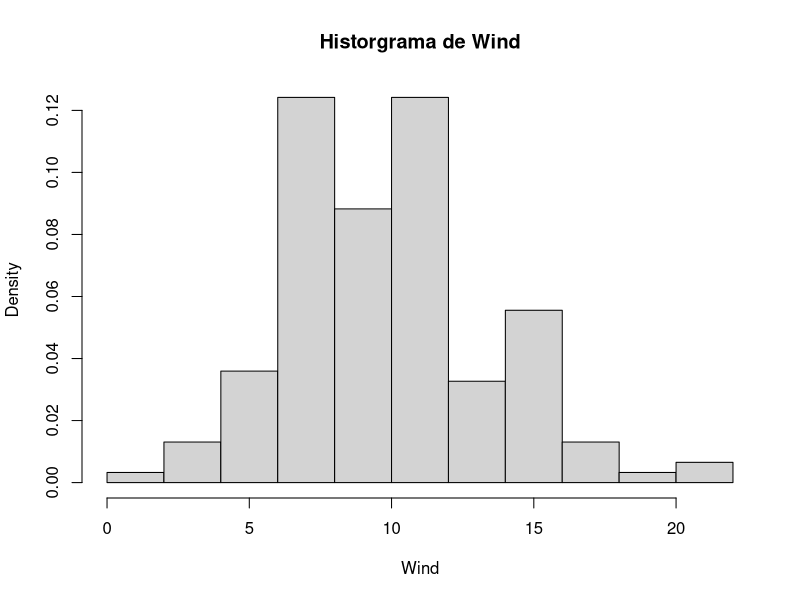
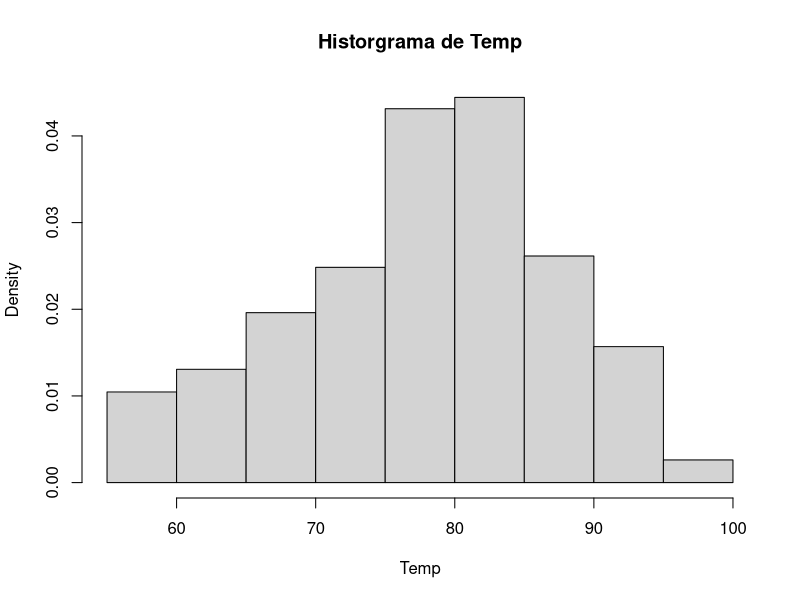
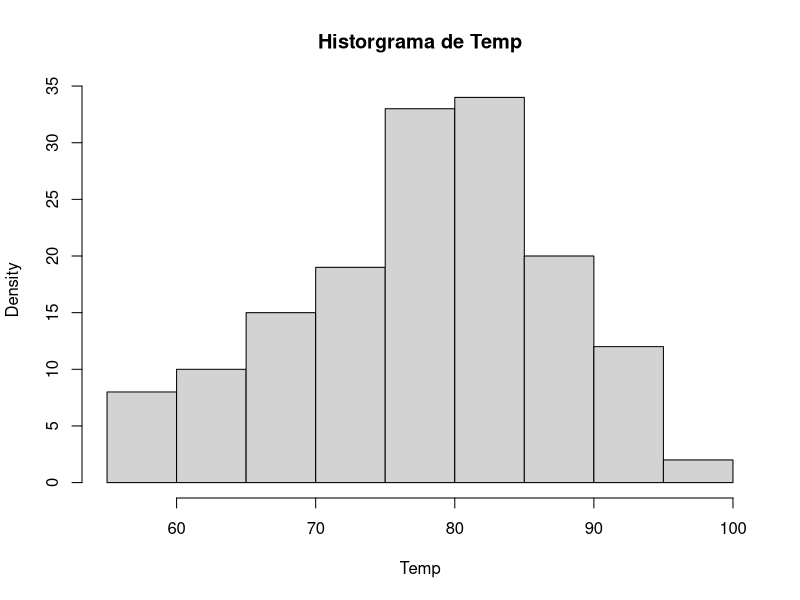
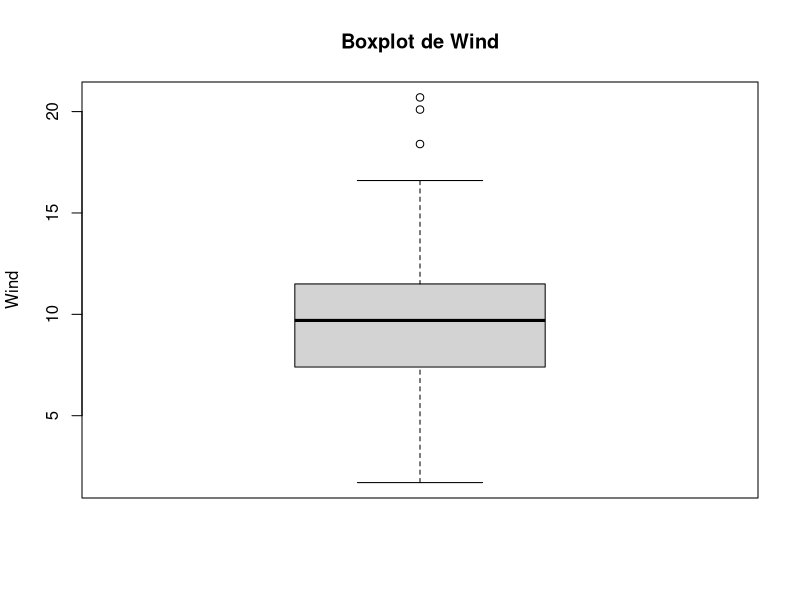
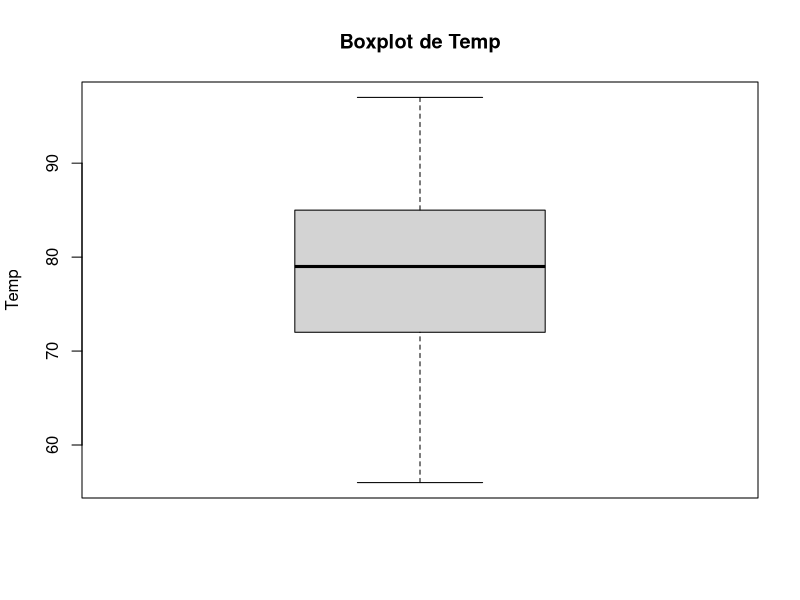

Write the R code that produced these figures, in order.
data(airquality)
?airquality

str(airquality)
class(airquality$Ozone)

summary(airquality)

hist(airquality$Wind,
     main = "Historgrama de Wind",
     xlab = "Wind",
     prob = TRUE, 
     ylab = "Density"
)

hist(airquality$Temp,
     main = "Historgrama de Temp",
     xlab = "Temp",
     prob = TRUE, 
     ylab = "Density"
)
hist(airquality$Temp,
     main = "Historgrama de Temp",
     xlab = "Temp", 
     ylab = "Density"
)

boxplot(airquality$Wind,  outline = TRUE,
        main = "Boxplot de Wind",
        ylab = "Wind")

boxplot(airquality$Temp,  outline = TRUE,
        main = "Boxplot de Temp",
        ylab = "Temp")

outliers_wind <- boxplot.stats(airquality$Wind)$out
outliers_wind_sorted <- sort(outliers_wind, decreasing = TRUE)
print(outliers_wind_sorted)


desvio_estandar <- sd(airquality$Wind, na.rm = TRUE)
distancia_intercuartil <- IQR(airquality$Wind, na.rm = TRUE)
desvio_estandar
distancia_intercuartil
